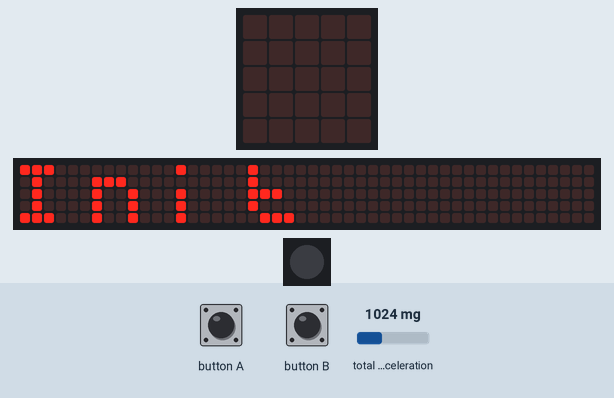
Simulated run of this program. Board: Calliope mini (MakeCode). Parts: the board's 5×5 LED display, a strip that is not on the board, showing the scrolling text unrolled, 1 RGB LEDs in strip order, left to right. The inputs (shaded band) are chosen by the test bench; at power-on: total acceleration 1024 mg. The 48×5 strip is a reading aid, not a part: it shows the text the display is scrolling, unrolled, one strip-width of it at a time; what the program prints to the serial console is not drawn.

Above: at 0.1 s.
At 9.9 s:
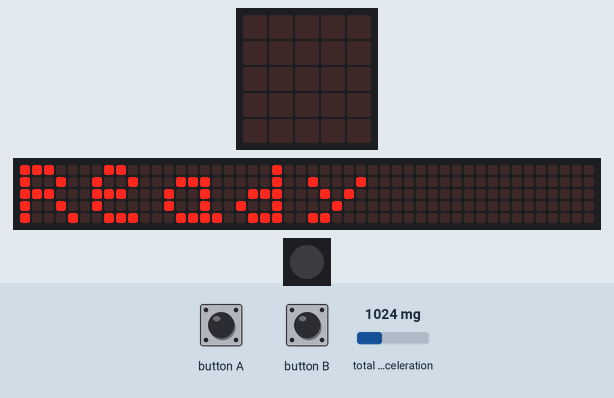
11.4 s: button A pressed for 0.15 s
At 12.1 s:
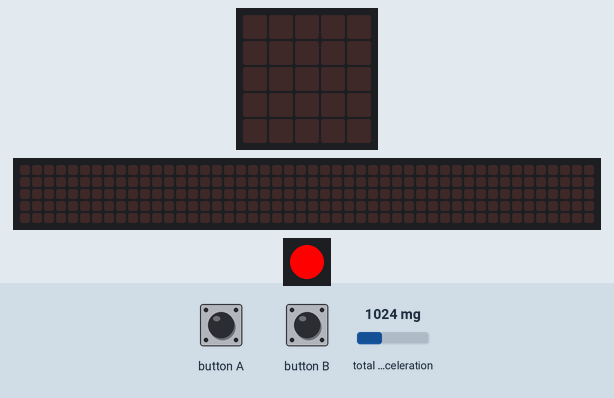
13.0 s: button B pressed for 0.15 s
Timing chart, 0 to 16.0 s (numbered marks = the images above; inputs shaded):
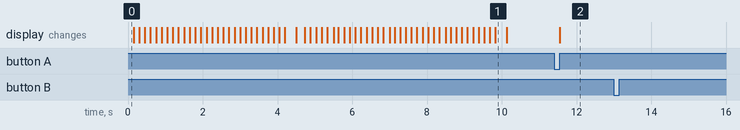

The program:

main.ts
```typescript
input.onButtonPressed(Button.A, function () {
    Messung = !(Messung)
    Werteliste.push(Marker)
})
input.onButtonPressed(Button.B, function () {
    for (let Index = 0; Index <= Werteliste.length; Index++) {
        serial.writeValue("B", Werteliste[Index])
    }
})
let Werteliste: number[] = []
let Messung = false
let Beschleunigung = 0
let Marker = 0
Marker = 9999
basic.showString("Init")
for (let index = 0; index < 300; index++) {
    Beschleunigung = input.acceleration(Dimension.Strength)
}
basic.showString("Ready")
Messung = false
basic.forever(function () {
    if (Messung) {
        basic.setLedColor(0xff0000)
        Beschleunigung = input.acceleration(Dimension.Strength)
        Werteliste.push(Beschleunigung)
    } else {
        basic.turnRgbLedOff()
    }
})
```

test.ts
```typescript
// Hier kann man Tests durchführen; diese Datei wird nicht kompiliert, wenn dieses Paket als Erweiterung verwendet wird.
```

Measured:
- after the input at 13.0 s, every drawn part: stays the same
